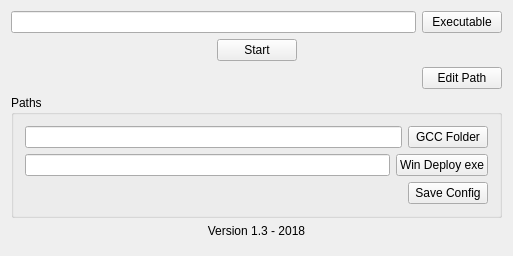
<?xml version="1.0" encoding="UTF-8"?>
<ui version="4.0">
 <class>Widget</class>
 <widget class="QWidget" name="Widget">
  <property name="geometry">
   <rect>
    <x>0</x>
    <y>0</y>
    <width>513</width>
    <height>256</height>
   </rect>
  </property>
  <property name="sizePolicy">
   <sizepolicy hsizetype="Preferred" vsizetype="Preferred">
    <horstretch>0</horstretch>
    <verstretch>0</verstretch>
   </sizepolicy>
  </property>
  <property name="minimumSize">
   <size>
    <width>500</width>
    <height>250</height>
   </size>
  </property>
  <property name="windowTitle">
   <string>Qt Program Deploy V1.3</string>
  </property>
  <layout class="QVBoxLayout" name="verticalLayout_2">
   <item>
    <layout class="QHBoxLayout" name="horizontalLayout_4">
     <item>
      <widget class="QLineEdit" name="ln_ExecPath"/>
     </item>
     <item>
      <widget class="QPushButton" name="pb_ExecPath">
       <property name="text">
        <string>Executable</string>
       </property>
      </widget>
     </item>
    </layout>
   </item>
   <item>
    <layout class="QHBoxLayout" name="horizontalLayout">
     <item>
      <spacer name="horizontalSpacer">
       <property name="orientation">
        <enum>Qt::Horizontal</enum>
       </property>
       <property name="sizeHint" stdset="0">
        <size>
         <width>40</width>
         <height>20</height>
        </size>
       </property>
      </spacer>
     </item>
     <item>
      <widget class="QPushButton" name="pb_Run">
       <property name="text">
        <string>Start</string>
       </property>
      </widget>
     </item>
     <item>
      <spacer name="horizontalSpacer_4">
       <property name="orientation">
        <enum>Qt::Horizontal</enum>
       </property>
       <property name="sizeHint" stdset="0">
        <size>
         <width>40</width>
         <height>20</height>
        </size>
       </property>
      </spacer>
     </item>
    </layout>
   </item>
   <item>
    <layout class="QHBoxLayout" name="horizontalLayout_6">
     <item>
      <spacer name="horizontalSpacer_3">
       <property name="orientation">
        <enum>Qt::Horizontal</enum>
       </property>
       <property name="sizeHint" stdset="0">
        <size>
         <width>40</width>
         <height>20</height>
        </size>
       </property>
      </spacer>
     </item>
     <item>
      <widget class="QPushButton" name="pb_Editpaths">
       <property name="text">
        <string>Edit Path</string>
       </property>
      </widget>
     </item>
    </layout>
   </item>
   <item>
    <widget class="QGroupBox" name="groupBox">
     <property name="title">
      <string>Paths</string>
     </property>
     <layout class="QVBoxLayout" name="verticalLayout">
      <item>
       <layout class="QHBoxLayout" name="horizontalLayout_2">
        <item>
         <widget class="QLineEdit" name="ln_GccPath"/>
        </item>
        <item>
         <widget class="QPushButton" name="pb_GccPath">
          <property name="text">
           <string>GCC Folder</string>
          </property>
         </widget>
        </item>
       </layout>
      </item>
      <item>
       <layout class="QHBoxLayout" name="horizontalLayout_3">
        <item>
         <widget class="QLineEdit" name="ln_WinDeploy"/>
        </item>
        <item>
         <widget class="QPushButton" name="pb_WinDeploy">
          <property name="text">
           <string>Win Deploy exe</string>
          </property>
         </widget>
        </item>
       </layout>
      </item>
      <item>
       <layout class="QHBoxLayout" name="horizontalLayout_5">
        <item>
         <spacer name="horizontalSpacer_2">
          <property name="orientation">
           <enum>Qt::Horizontal</enum>
          </property>
          <property name="sizeHint" stdset="0">
           <size>
            <width>40</width>
            <height>20</height>
           </size>
          </property>
         </spacer>
        </item>
        <item>
         <widget class="QPushButton" name="pb_SaveConfig">
          <property name="text">
           <string>Save Config</string>
          </property>
         </widget>
        </item>
       </layout>
      </item>
     </layout>
    </widget>
   </item>
   <item>
    <widget class="QLabel" name="label">
     <property name="text">
      <string>Version 1.3 - 2018</string>
     </property>
     <property name="alignment">
      <set>Qt::AlignCenter</set>
     </property>
    </widget>
   </item>
   <item>
    <spacer name="verticalSpacer">
     <property name="orientation">
      <enum>Qt::Vertical</enum>
     </property>
     <property name="sizeHint" stdset="0">
      <size>
       <width>20</width>
       <height>40</height>
      </size>
     </property>
    </spacer>
   </item>
  </layout>
 </widget>
 <layoutdefault spacing="6" margin="11"/>
 <resources/>
 <connections/>
</ui>
